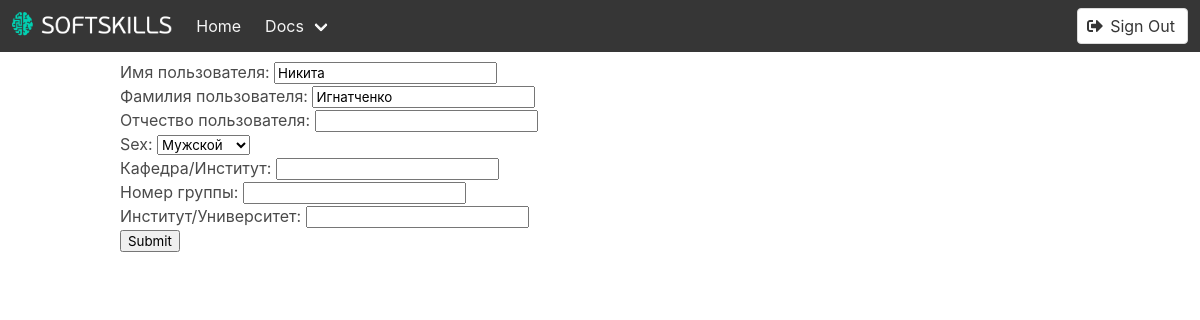
/person/ (signed in), run on an earlier commit of the app's database.
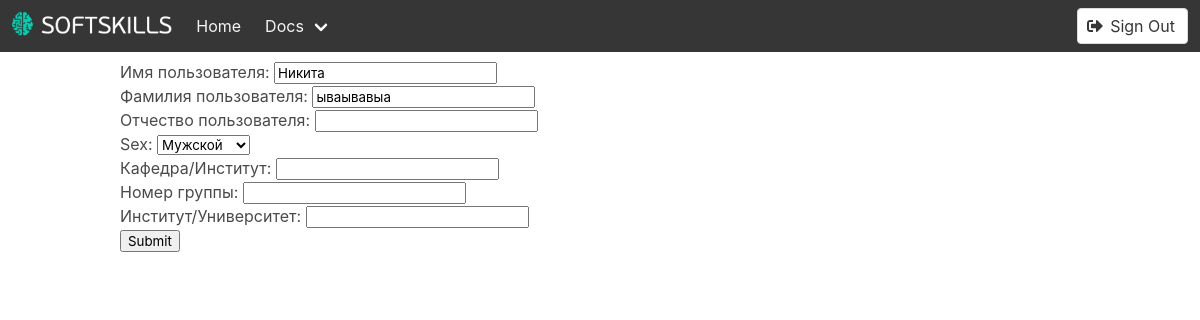
And on a later commit of the database.
### apps/core/models.py (models this page shows, shortened)
class Person(models.Model):
    user = models.OneToOneField(User, on_delete=models.CASCADE, blank=True, null=True)
    first_name = models.CharField('Имя пользователя', max_length=32, blank=True, default='')
    last_name = models.CharField('Фамилия пользователя', max_length=32, blank=True, default='')
    second_name = models.CharField('Отчество пользователя', max_length=32, blank=True, default='')
    SEXES = (
        ('U', 'Не выбран'),
        ('F', 'Женский'),
        ('M', 'Мужской'),
    )
    sex = models.CharField(max_length=1, choices=SEXES, default='U')
    department = models.CharField('Кафедра/Институт', max_length=1024, blank=True, null=True)
    group_number = models.CharField('Номер группы', max_length=1024, blank=True, null=True)
    institute = models.CharField('Институт/Университет', max_length=1024, blank=True, null=True)
    class Meta:
        verbose_name = 'персона'
        verbose_name_plural = 'персоны'

### apps/core/views.py (the view, shortened to what this page needs)
# urls.py: path('person/', PersonUpdate.as_view(), name="person_update"),
class PersonUpdate(UpdateView):
    model = Person
    success_url = '/dashboard'
    fields = ["first_name", "last_name", "second_name", "sex", "department", "group_number", "institute"]
    template_name = "person_form.html"
    def get(self, request, **kwargs):
        self.object = Person.objects.get(user=self.request.user)
        context = self.get_context_data(object=self.object)
        return self.render_to_response(context)

### templates/person_form.html
{% extends "base.html" %}
{% block content %}
<form method="post" action="">{% csrf_token %}
{{form.as_p}}
    <input type="submit"/>
    </form>
{% endblock %}

What changed in the data, as far as the page shows it:
changed Person "Никита": last_name "Игнатченко" → "ываывавыа"
